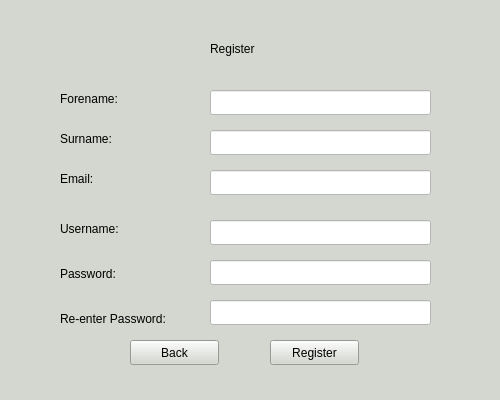
<?xml version="1.0" encoding="UTF-8"?>
<ui version="4.0">
 <class>RegisterWindow</class>
 <widget class="QWidget" name="RegisterWindow">
  <property name="geometry">
   <rect>
    <x>0</x>
    <y>0</y>
    <width>500</width>
    <height>400</height>
   </rect>
  </property>
  <property name="windowTitle">
   <string>Form</string>
  </property>
  <property name="styleSheet">
   <string notr="true">
background-color: rgb(211, 215, 207);</string>
  </property>
  <widget class="QStackedWidget" name="stackedWidget">
   <property name="geometry">
    <rect>
     <x>10</x>
     <y>10</y>
     <width>481</width>
     <height>371</height>
    </rect>
   </property>
   <property name="sizePolicy">
    <sizepolicy hsizetype="Fixed" vsizetype="Fixed">
     <horstretch>0</horstretch>
     <verstretch>0</verstretch>
    </sizepolicy>
   </property>
   <widget class="QWidget" name="page">
    <widget class="QLabel" name="RegisterTitle">
     <property name="geometry">
      <rect>
       <x>200</x>
       <y>30</y>
       <width>67</width>
       <height>17</height>
      </rect>
     </property>
     <property name="text">
      <string>Register</string>
     </property>
    </widget>
    <widget class="QLabel" name="ForenameRegisterLabel">
     <property name="enabled">
      <bool>true</bool>
     </property>
     <property name="geometry">
      <rect>
       <x>50</x>
       <y>80</y>
       <width>81</width>
       <height>17</height>
      </rect>
     </property>
     <property name="text">
      <string>Forename:</string>
     </property>
    </widget>
    <widget class="QLabel" name="SurnameRegisterLabe">
     <property name="enabled">
      <bool>true</bool>
     </property>
     <property name="geometry">
      <rect>
       <x>50</x>
       <y>120</y>
       <width>67</width>
       <height>17</height>
      </rect>
     </property>
     <property name="text">
      <string>Surname:</string>
     </property>
    </widget>
    <widget class="QLabel" name="PasswordRegisterLabel">
     <property name="enabled">
      <bool>true</bool>
     </property>
     <property name="geometry">
      <rect>
       <x>50</x>
       <y>255</y>
       <width>67</width>
       <height>17</height>
      </rect>
     </property>
     <property name="text">
      <string>Password:</string>
     </property>
    </widget>
    <widget class="QLabel" name="PasswordRegisterLabel_2">
     <property name="enabled">
      <bool>true</bool>
     </property>
     <property name="geometry">
      <rect>
       <x>50</x>
       <y>300</y>
       <width>131</width>
       <height>17</height>
      </rect>
     </property>
     <property name="text">
      <string>Re-enter Password:</string>
     </property>
    </widget>
    <widget class="QLabel" name="UsernameRegisterLabel">
     <property name="enabled">
      <bool>true</bool>
     </property>
     <property name="geometry">
      <rect>
       <x>50</x>
       <y>210</y>
       <width>81</width>
       <height>17</height>
      </rect>
     </property>
     <property name="text">
      <string>Username:</string>
     </property>
    </widget>
    <widget class="QLabel" name="EmailRegisterLabel">
     <property name="enabled">
      <bool>true</bool>
     </property>
     <property name="geometry">
      <rect>
       <x>50</x>
       <y>160</y>
       <width>67</width>
       <height>17</height>
      </rect>
     </property>
     <property name="text">
      <string>Email:</string>
     </property>
    </widget>
    <widget class="QLineEdit" name="ReEnterPassword">
     <property name="geometry">
      <rect>
       <x>200</x>
       <y>290</y>
       <width>221</width>
       <height>25</height>
      </rect>
     </property>
     <property name="styleSheet">
      <string notr="true">background-color: rgb(255, 255, 255);</string>
     </property>
    </widget>
    <widget class="QLineEdit" name="RegisterPassword">
     <property name="geometry">
      <rect>
       <x>200</x>
       <y>250</y>
       <width>221</width>
       <height>25</height>
      </rect>
     </property>
     <property name="styleSheet">
      <string notr="true">background-color: rgb(255, 255, 255);</string>
     </property>
    </widget>
    <widget class="QLineEdit" name="RegisterUsername">
     <property name="geometry">
      <rect>
       <x>200</x>
       <y>210</y>
       <width>221</width>
       <height>25</height>
      </rect>
     </property>
     <property name="styleSheet">
      <string notr="true">background-color: rgb(255, 255, 255);</string>
     </property>
    </widget>
    <widget class="QLineEdit" name="RegisterEmail">
     <property name="geometry">
      <rect>
       <x>200</x>
       <y>160</y>
       <width>221</width>
       <height>25</height>
      </rect>
     </property>
     <property name="styleSheet">
      <string notr="true">background-color: rgb(255, 255, 255);</string>
     </property>
    </widget>
    <widget class="QLineEdit" name="RegisterSurname">
     <property name="geometry">
      <rect>
       <x>200</x>
       <y>120</y>
       <width>221</width>
       <height>25</height>
      </rect>
     </property>
     <property name="styleSheet">
      <string notr="true">background-color: rgb(255, 255, 255);</string>
     </property>
    </widget>
    <widget class="QLineEdit" name="RegisterForename">
     <property name="geometry">
      <rect>
       <x>200</x>
       <y>80</y>
       <width>221</width>
       <height>25</height>
      </rect>
     </property>
     <property name="styleSheet">
      <string notr="true">background-color: rgb(255, 255, 255);</string>
     </property>
    </widget>
    <widget class="QPushButton" name="RegisterButton">
     <property name="geometry">
      <rect>
       <x>260</x>
       <y>330</y>
       <width>89</width>
       <height>25</height>
      </rect>
     </property>
     <property name="text">
      <string>Register</string>
     </property>
    </widget>
    <widget class="QPushButton" name="RegisterBackButton">
     <property name="geometry">
      <rect>
       <x>120</x>
       <y>330</y>
       <width>89</width>
       <height>25</height>
      </rect>
     </property>
     <property name="text">
      <string>Back</string>
     </property>
    </widget>
   </widget>
  </widget>
 </widget>
 <resources/>
 <connections/>
</ui>
